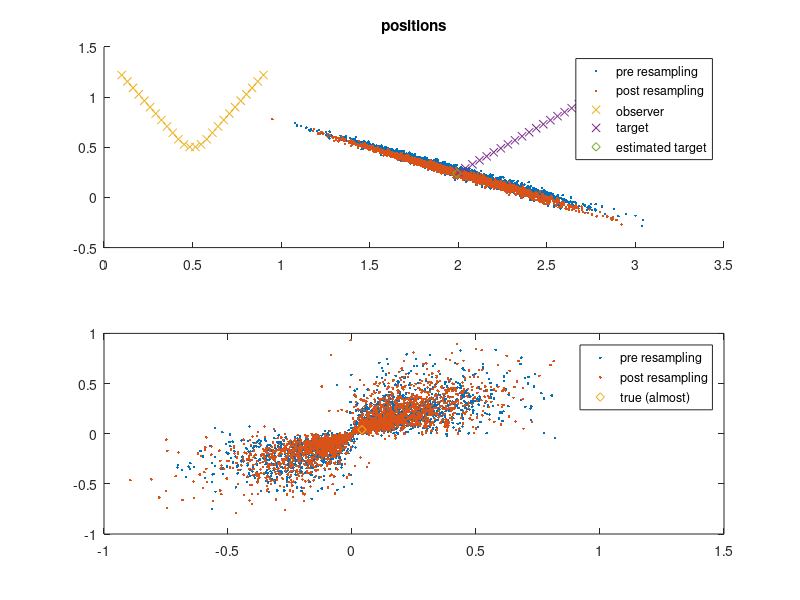
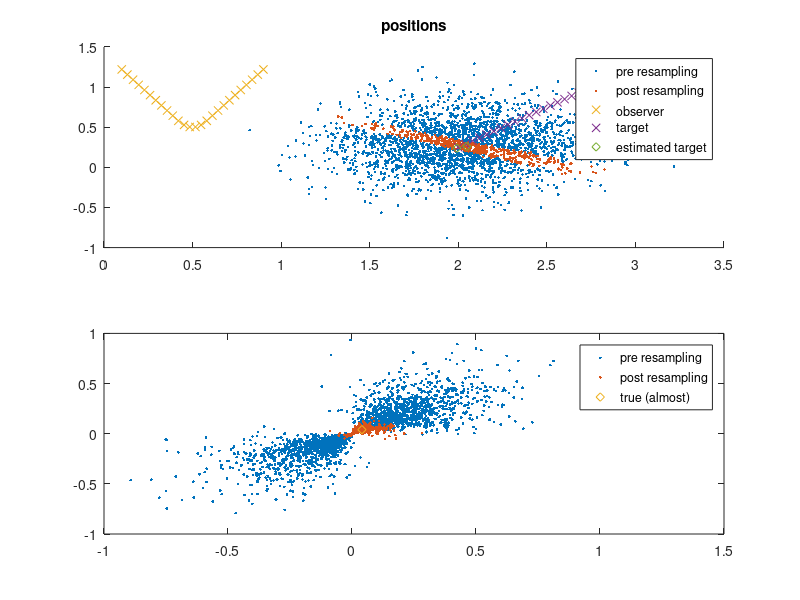
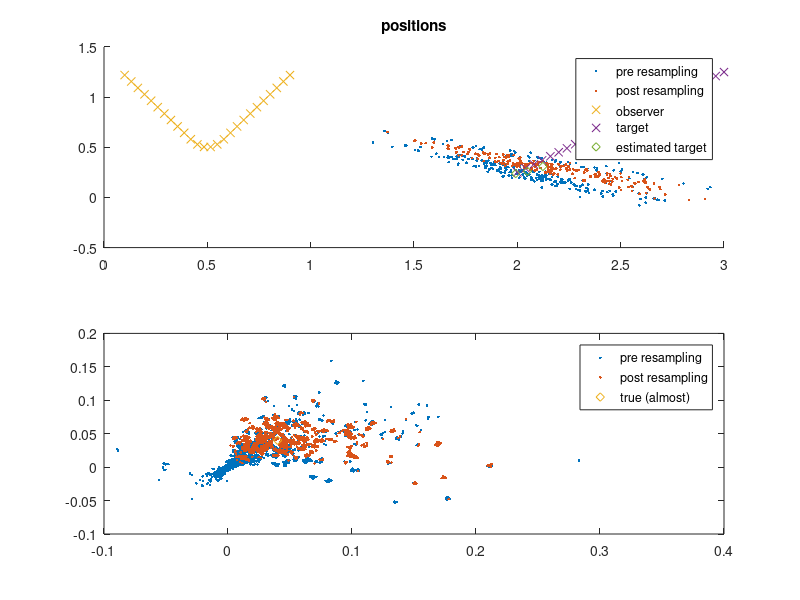
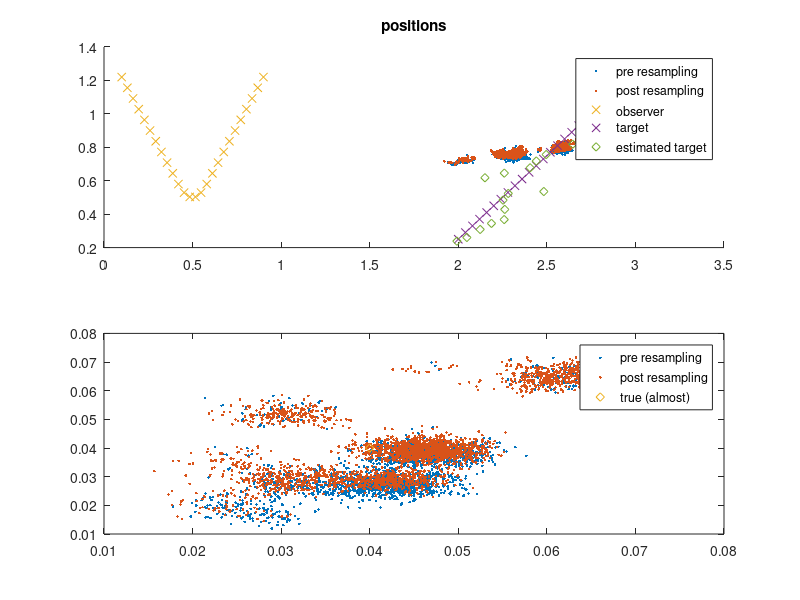

Write the MATLAB code that produced these figures, in order.
load data.mat
close all;
k_max = 26;

T = 1;
T2 = T^2/2;

Gamma = [T2 0;
         0 T2;
         T 0;
         0 T];

F = [1 0 T 0;
     0 1 0 T;
     0 0 1 0;
     0 0 0 1];

sA = sqrt(1e-6); 
s_r = sqrt(0.1);
s_theta = sqrt(1e-4);
s_speed = sqrt(0.1);
s_course = sqrt(0.1);

n = 5000;
r_init = normrnd(r, s_r, 1, n);
th_init = normrnd(theta, s_theta, 1, n);
speed_init = normrnd(s, s_speed, 1, n);
course_init = normrnd(c, s_course, 1, n);
xt = [...
    observer(1,1) + r_init .* sin(th_init);...
    observer(2, 1) + r_init .* cos(th_init);...
    speed_init .* cos(course_init);
    speed_init .* sin(course_init)];
xt_estimated = zeros(4, k_max);
xt_pre_resampling = zeros(4, n, k_max+1);
xt_post_resampling = zeros(4, n, k_max);
xt_pre_resampling(:,:,1) = xt;
for t = 1:k_max
    % weights
    est_mes = atan2(...
            xt_pre_resampling(1,:,t) - observer(1,t),...
            xt_pre_resampling(2,:,t) - observer(2,t));
    w = normpdf(measurements(t) - est_mes, 0, s_theta);
    w = w / sum(w);
    % prediction
    xt_estimated(:,t) = xt_pre_resampling(:,:,t)*w';
    % correction & resampling
    sample = randsample(1:n, n, true, w);
    xt_post_resampling(:,:,t) = xt_pre_resampling(:,sample,t);
    % prediction
    xt_pre_resampling(:,:,t+1) = F*xt_post_resampling(:,:,t) + Gamma*normrnd(0, sA, 2, n);
end

target_velocities = diff([target, 2*target(:,end) - target(:,end-1)]')'/T;

for t = [1, 2, 3, 15, 26]
    figure('Name', ['k = ', num2str(t)]);
    subplot(2, 1, 1);
    title('positions');
    hold on;
    plot(...
        xt_pre_resampling(1,:,t), xt_pre_resampling(2,:,t), '.',...
        xt_post_resampling(1,:,t), xt_post_resampling(2,:,t), '.');
    plot(observer(1,:), observer(2,:), 'x', target(1,:), target(2,:), 'x');
	plot(xt_estimated(1,1:t), xt_estimated(2,1:t), 'd');
    legend('pre resampling', 'post resampling', 'observer', 'target', 'estimated target');
    subplot(2, 1, 2);
    title('velocities');
    plot(...
        xt_pre_resampling(3,:,t), xt_pre_resampling(4,:,t), '.',...
        xt_post_resampling(3,:,t), xt_post_resampling(4,:,t), '.',...
        target_velocities(1,t), target_velocities(2,t), 'd');
    legend('pre resampling', 'post resampling', 'true (almost)');
end
